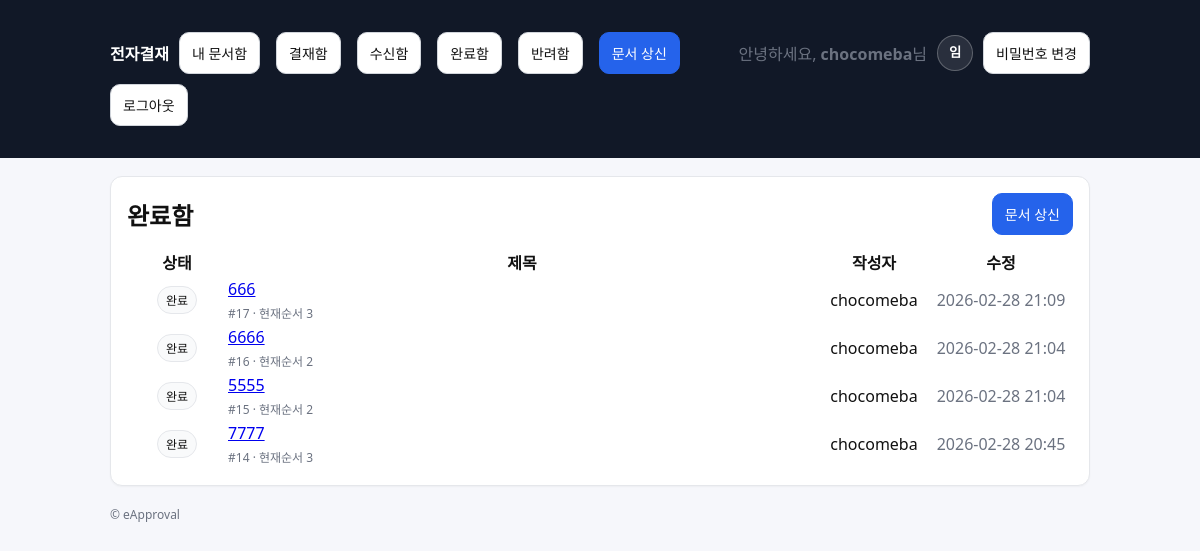
The page /approvals/completed/ (signed in) on the database its author committed.
### accounts/models.py (models this page shows, shortened)
class Profile(models.Model):
    ROLE_MEMBER = "MEMBER"
    ROLE_CHAIR = "CHAIR"
    ROLE_CHOICES = [
        (ROLE_MEMBER, "일반회원"),
        (ROLE_CHAIR, "위원장"),
    ]
    user = models.OneToOneField(settings.AUTH_USER_MODEL, on_delete=models.CASCADE)
    full_name = models.CharField(max_length=150, blank=True, default="")
    phone = models.CharField(max_length=20, blank=True, null=True)
    role = models.CharField(max_length=20, choices=ROLE_CHOICES, default=ROLE_MEMBER)
    def display_name(self):
        if self.full_name and self.full_name.strip():
            return self.full_name.strip()
        if self.user.first_name and self.user.first_name.strip():
            return self.user.first_name.strip()
        return self.user.username

### approvals/models.py (models this page shows, shortened)
class Document(models.Model):
    class Status(models.TextChoices):
        DRAFT = "DRAFT", "임시"
        SUBMITTED = "SUBMITTED", "상신"
        IN_PROGRESS = "IN_PROGRESS", "진행중"
        REJECTED = "REJECTED", "반려"
        COMPLETED = "COMPLETED", "완료"
    title = models.CharField(max_length=200)
    content = models.TextField(blank=True)
    created_by = models.ForeignKey(
        settings.AUTH_USER_MODEL, on_delete=models.PROTECT, related_name="docs_created"
    )
    status = models.CharField(max_length=20, choices=Status.choices, default=Status.DRAFT)
    current_line_order = models.PositiveIntegerField(default=1)
    created_at = models.DateTimeField(auto_now_add=True)
    updated_at = models.DateTimeField(auto_now=True)

### approvals/views.py (the view)
# urls.py: path("approvals/completed/", views.completed_list, name="completed"),
@login_required
def completed_list(request):
    docs = completed_docs(request.user)
    return render(request, "approvals/doc_list.html", {"title": "완료함", "docs": docs})

### approvals/selectors.py (called while the page is built)
def completed_docs(user):
    return (
        Document.objects.filter(status=Document.Status.COMPLETED)
        .filter(Q(created_by=user) | Q(lines__user=user))
        .distinct()
        .order_by("-id")
    )

### templates/approvals/doc_list.html (shortened to what this page needs)
{% extends "base.html" %}
{% block content %}
  <div class="card">
    <div class="row" style="justify-content:space-between;">
      <h2 style="margin:0;">{{ title }}</h2>
      <a class="btn btn-primary" href="{% url 'approvals:doc_create' %}">문서 상신</a>
    </div>
    <div style="margin-top:12px;" class="table-wrap">
      <table class="table doc-table">
        <colgroup>
          <col style="width:96px;">
          <col style="width:auto;">
          <col style="width:110px;">
          <col style="width:140px;">
        </colgroup>
        <thead>
          <tr>
            <th>상태</th>
            <th>제목</th>
            <th>작성자</th>
            <th>수정</th>
          </tr>
        </thead>
        <tbody>
        {% for doc in docs %}
          <tr>
            <td><span class="badge">{{ doc.get_status_display }}</span></td>
            <td>
              <a href="{% url 'approvals:doc_detail' doc.id %}" style="display:inline-block;">
                {{ doc.title }}
              </a>
              <div class="muted" style="font-size:12px; margin-top:4px;">
                #{{ doc.id }} · 현재순서 {{ doc.current_line_order }}
              </div>
            </td>
            <td>{{ doc.created_by.username }}</td>
            <td class="muted">{{ doc.updated_at|date:"Y-m-d H:i" }}</td>
          </tr>
        {% empty %}
          <tr>
            <td colspan="4" class="muted">문서가 없습니다.</td>
          </tr>
        {% endfor %}
        </tbody>
      </table>
    </div>
  </div>
{% endblock %}

### templates/base.html (shortened to what this page needs)
<!doctype html>
<html lang="ko">
<head>
</head>
<body>
  <header>
    <div class="wrap">
      <nav>
        <a href="{% url 'approvals:home' %}"><strong>전자결재</strong></a>
        <a class="btn" href="{% url 'approvals:doc_list' %}">내 문서함</a>
        <a class="btn" href="{% url 'approvals:inbox' %}">결재함</a>
        <a class="btn" href="{% url 'approvals:received' %}">수신함</a>
        <a class="btn" href="{% url 'approvals:completed' %}">완료함</a>
        <a class="btn" href="{% url 'approvals:rejected' %}">반려함</a>
        <a class="btn btn-primary" href="{% url 'approvals:doc_create' %}">문서 상신</a>
        {% if user.is_authenticated %}
          <div class="profile-wrap">
        <span class="muted">안녕하세요, <strong>{{ user.username }}</strong>님</span>
  <button type="button" class="profile-btn" id="profileBtn" aria-haspopup="true" aria-expanded="false">
    <span class="profile-avatar">
      {{ user.profile.display_name|default:user.username|slice:":1" }}
    </span>
  </button>
    </div>
          <a class="btn" href="{% url 'accounts:password_change' %}">비밀번호 변경</a>
          <form method="post" action="{% url 'accounts:logout' %}" style="display:inline;">
            <button class="btn" type="submit">로그아웃</button>
          </form>
        {% else %}
          <a class="btn" href="{% url 'accounts:login' %}">로그인</a>
          <a class="btn btn-primary" href="{% url 'accounts:signup' %}">회원가입</a>
        {% endif %}
      </nav>
    </div>
  </header>
  <main class="wrap">
    {% block content %}{% endblock %}
    <footer class="muted">
      <div>© eApproval</div>
    </footer>
  </main>
</body>
</html>

### templates/base.html (style rules this page uses)
body { font-family: system-ui, -apple-system, Segoe UI, Roboto, "Noto Sans KR", Arial, sans-serif; margin:0; background:#f6f7fb; color:#111; }
header { background:#111827; color:#fff; padding:14px 18px; }
header a { color:#fff; text-decoration:none; }
.wrap { max-width: 980px; margin: 0 auto; padding: 18px; }
nav { display:flex; gap:10px; flex-wrap:wrap; align-items:center; }
.card { background:#fff; border:1px solid #e5e7eb; border-radius:12px; padding:16px; box-shadow: 0 1px 2px rgba(0,0,0,0.04); }
.btn { display:inline-block; padding:10px 12px; border-radius:10px; border:1px solid #d1d5db; background:#fff; text-decoration:none; color:#111; font-size:14px; }
.btn-primary { background:#2563eb; border-color:#2563eb; color:#fff; }
.btn + .btn { margin-left: 6px; }
.muted { color:#6b7280; }
.table { table-layout: fixed; width: 100%; }
.table th, .table td { white-space: nowrap; overflow: hidden; text-overflow: ellipsis; text-align: center; }
.table td:nth-child(2) { text-align: left; }
.table th:nth-child(2) { text-align: center; }
.table-wrap { width: 100%; overflow-x: auto; -webkit-overflow-scrolling: touch; }
.badge { display:inline-block; padding:4px 8px; border-radius:999px; font-size:12px; border:1px solid #e5e7eb; background:#f9fafb; }
.row { display:flex; gap:10px; flex-wrap:wrap; align-items:center; }
footer { padding: 20px 0; color:#6b7280; font-size:12px; }
.profile-wrap { display:flex; align-items:center; gap:10px; position:relative; }
.profile-btn { border:0; background:transparent; cursor:pointer; padding:0; line-height:0; }
.profile-avatar { width:34px; height:34px; border-radius:999px; display:flex; align-items:center; justify-content:center; background:#ffffff1a; border:1px solid rgba(255,255,255,0.25); color:#fff; font-weight:800; }

### rows shown on the page
Document: status "완료", title "666", id "17", current_line_order "3", created_by.username "chocomeba", updated_at "2026-02-28 21:09"
Document: status "완료", title "6666", id "16", current_line_order "2", created_by.username "chocomeba", updated_at "2026-02-28 21:04"
Document: status "완료", title "5555", id "15", current_line_order "2", created_by.username "chocomeba", updated_at "2026-02-28 21:04"
Document: status "완료", title "7777", id "14", current_line_order "3", created_by.username "chocomeba", updated_at "2026-02-28 20:45"

### other values the page prints
{{ user.username }} "chocomeba"
{{ user.profile.display_name|default:user.username|slice:":1" }} "임"
{{ title }} "완료함"
